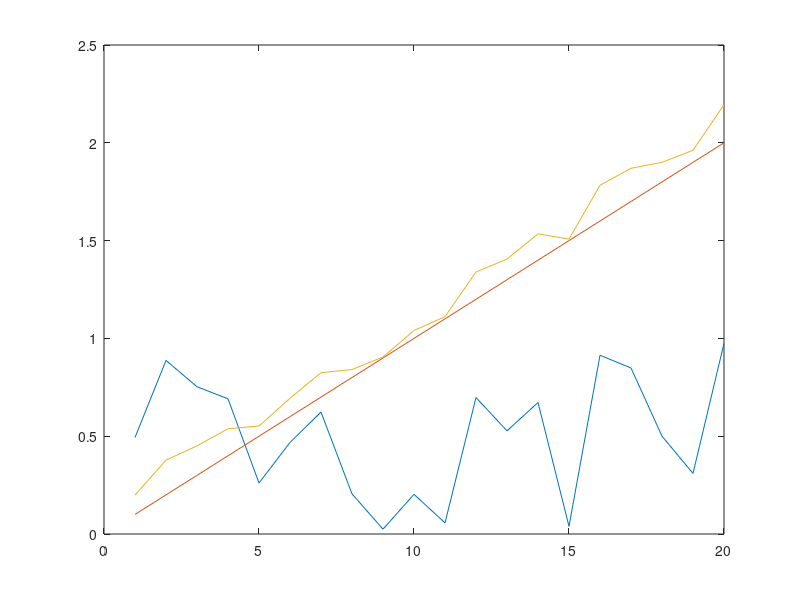

The MATLAB script that drew this image:
%Graphics script for Ex 14
%Catherine Paverd
%2017


clc
clear
close all

x = 1:1:20;
y = rand(1,20);
z = 0.1:0.1:2.0;


figure(1)

fig1 = plot(x,y)
hold on
fig2 = plot(x,z)
hold on
fig3 = plot(x, z+(y./5))


